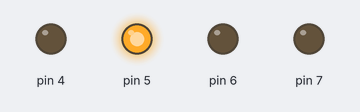
Recording of a sketch running on a simulated Arduino Uno, built with avr-gcc and run on an emulated ATmega328P. On the bench: output pins drawn as LEDs (lit = HIGH).

Above: at 0.2 s.
At 1.2 s:
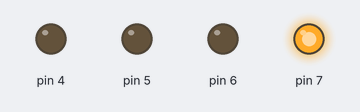
At 3.7 s:
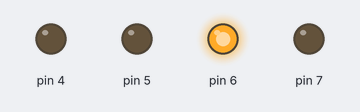
At 5.7 s:
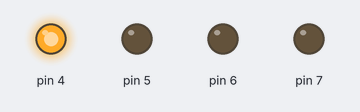
Timing chart, 0 to 6.9 s (numbered marks = the images above):
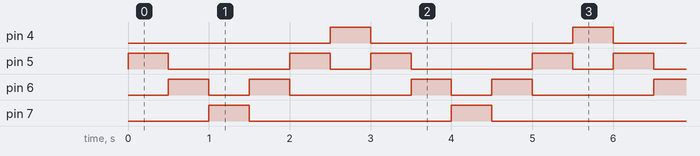

Measured:
- by itself, pin 4, pin 7: alternates HIGH for 0.50 s and LOW for 2.5 s
- by itself, pin 5: repeats every 3.0 s: LOW 1.5 s, HIGH 0.50 s, LOW 0.50 s, HIGH 0.50 s
- by itself, pin 6: repeats every 3.0 s: LOW 0.50 s, HIGH 0.50 s, LOW 1.5 s, HIGH 0.50 s

The sketch:

first-project.ino
```cpp
int state;

void setup()
{
  	DDRD = B11110000;
  	PORTD = B00010000;
}

void loop()
{
  if(PORTD == B10000000) {
    state = 1;
  } else if (PORTD == B00010000){
	state = 0;
  }

  if(!state) {
  	PORTD = PORTD << 1;
    delay(500);
  } else {
	PORTD = PORTD >> 1;
    delay(500);
  }
}

//source: https://www.arduino.cc/en/Reference/PortManipulation
```
